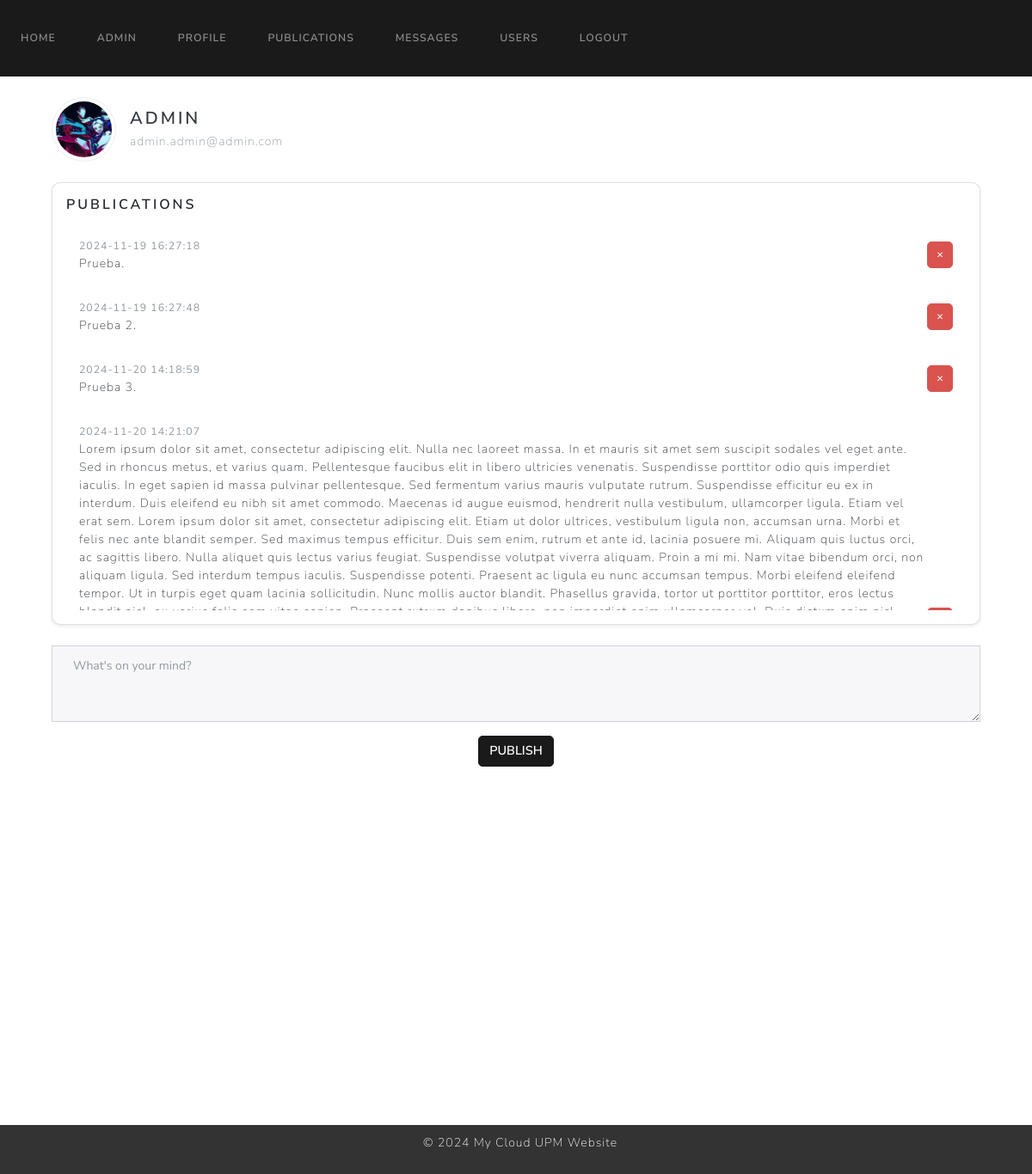
Page /publications (signed in) on the committed database.
### website/models.py (models this page shows)
class User(UserMixin, db.Model):
    id = db.Column(db.Integer, primary_key=True)
    name = db.Column(db.String(100), unique=True, nullable=False)
    surname = db.Column(db.String(100), unique=True, nullable=False)
    email = db.Column(db.String(100), unique=True, nullable=False)
    password = db.Column(db.String(100), nullable=False)
    role = db.Column(db.Integer, nullable=False, default=1)  # 0 para admin, 1 para usuario regular
    is_blocked = db.Column(db.Boolean, nullable=False, default=False)  # Nuevo campo para indicar si el usuario está bloqueado
    profile_pic = db.Column(db.String(150), default='default.jpg')
    publications = db.relationship('Publication')
    login_records = db.relationship('LoginRecord')

class Publication(db.Model):
    id = db.Column(db.Integer, primary_key=True)
    content = db.Column(db.Text, nullable=False)
    date = db.Column(db.DateTime(timezone=True), default=func.now())
    user_id = db.Column(db.Integer, db.ForeignKey('user.id'), nullable=False)

### website/views.py (the view, shortened to what this page needs)
@views.route('/publications', methods=['GET', 'POST'])
@login_required
def publications():
    return render_template("publications.html", user=current_user)

### website/templates/publications.html (shortened to what this page needs)
{% extends "base.html" %}
{% block content %}
<div class="container mt-4">
    <div class="d-flex align-items-center mb-4">
        <div class="me-3">
            {% if user.profile_pic %}
                <img src="{{ url_for('static', filename='profile_pics/' + user.profile_pic) }}" alt="Profile Picture" class="profile-pic img-thumbnail">
            {% else %}
                <img src="{{ url_for('static', filename='profile_pics/default.jpg') }}" alt="Default Profile Picture" class="profile-pic img-thumbnail">
            {% endif %}
        </div>
        <div>
            <h4 class="text-dark mb-1">{{ user.name }}</h4>
            <p class="text-muted mb-0">{{ user.email }}</p>
        </div>
    </div>
    <div class="card shadow-sm p-3">
        <h5 class="card-title">Publications</h5>
        <div style="height: 450px; overflow-y: auto;">
            <ul class="list-group list-group-flush" id="publications">
                {% for publication in user.publications %}
                <li class="list-group-item d-flex justify-content-between align-items-center">
                    <div>
                        <small class="text-muted">{{ publication.date }}</small>
                        <p class="mb-0 text-dark">{{ publication.content }}</p>
                    </div>
                    {% if user.email == current_user.email %}
                    <button type="button" class="btn btn-sm btn-danger" onclick="deletePublication('{{publication.id}}')">
                        &times;
                    </button>
                    {% endif %}
                </li>
                {% endfor %}
            </ul>
        </div>
    </div>
    {% if user.email == current_user.email %}
    <form method="post" class="mt-4">
        <div class="mb-3">
            <textarea name="publication" class="form-control" rows="3" placeholder="What's on your mind?"></textarea>
        </div>
        <div class="text-center">
            <button type="submit" class="btn btn-primary btn-sm">Publish</button>
        </div>
    </form>
    {% endif %}
</div>
{% endblock %}

### website/templates/publications.html (style rules this page uses)
.profile-pic { width: 75px; height: 75px; object-fit: cover; border-radius: 50%; }
.card { border-radius: 10px; background-color: #fff; box-shadow: 0 2px 4px rgba(0, 0, 0, 0.1); }
.list-group-item { border: none; padding: 15px; }
.btn-danger { font-size: 0.8rem; border-radius: 5px; padding: 5px 10px; }
.btn-primary.btn-sm { font-size: 0.9rem; padding: 6px 12px; border-radius: 5px; }

### rows in the picture
User: profile_pic (picture), name "ADMIN", email "admin.admin@admin.com"
Publication: date "2024-11-19 16:27:18", content "Prueba."
Publication: date "2024-11-19 16:27:48", content "Prueba 2."
Publication: date "2024-11-20 14:18:59", content "Prueba 3."
Publication: date "2024-11-20 14:21:07", content "Lorem ipsum dolor sit amet, consectetur adipiscing elit. Nulla nec laoreet massa. In et mauris sit amet sem suscipit sodales vel eget ante. Sed in rhoncus metus, et varius quam. Pellentesque faucibus elit in libero ultricies venenatis. Suspendisse porttitor odio quis imperdiet iaculis. In eget sapien id massa pulvinar pellentesque. Sed fermentum varius mauris vulputate rutrum. Suspendisse efficitur eu ex in interdum. Duis eleifend eu nibh sit amet commodo. Maecenas id augue euismod, hendrerit nulla vestibulum, ullamcorper ligula. Etiam vel erat sem. Lorem ipsum dolor sit amet, consectetur adipiscing elit. Etiam ut dolor ultrices, vestibulum ligula non, accumsan urna. Morbi et felis nec ante…"
